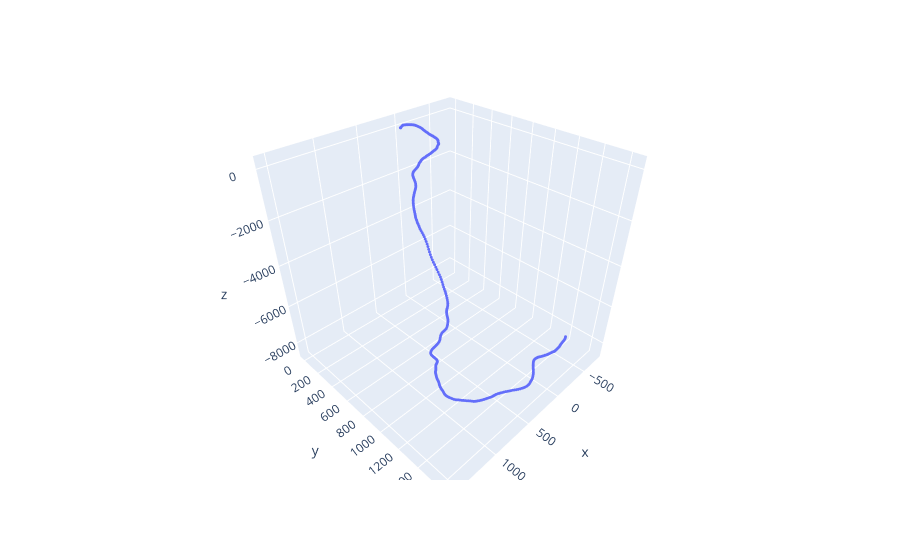

The notebook cell saved with this chart:
### Markdown cell above
## Singer Target

### Code cell
target = SingerTarget(1, 1, seed=0)

fig = ex.scatter_3d(target.true_states_df(), x='x', y='y', z='z')
fig.update_traces(marker_size = 1)
fig

### Figure 1 — Plotly figure (JSON) as saved in the notebook; plotly's stock layout.template omitted (floating-point values rounded to 4 significant figures; data arrays with more than 128 entries replaced by an {"elided": "..."} marker saying what was removed)
{"data": [{"hovertemplate": "x=%{x}<br>y=%{y}<br>z=%{z}<extra></extra>", "legendgroup": "", "marker": {"color": "#636efa", "size": 1, "symbol": "circle"}, "mode": "markers", "name": "", "scene": "scene", "showlegend": false, "type": "scatter3d", "x": {"elided": "400 float values"}, "y": {"elided": "400 float values"}, "z": {"elided": "400 float values"}}], "layout": {"autosize": true, "legend": {"tracegroupgap": 0}, "margin": {"t": 60}, "scene": {"aspectmode": "auto", "aspectratio": {"x": 1, "y": 1, "z": 1}, "camera": {"center": {"x": 0, "y": 0, "z": 0}, "eye": {"x": 1.217, "y": 1.217, "z": 1.217}, "projection": {"type": "perspective"}, "up": {"x": 0, "y": 0, "z": 1}}, "domain": {"x": [0, 1], "y": [0, 1]}, "xaxis": {"title": {"text": "x"}, "type": "linear"}, "yaxis": {"title": {"text": "y"}, "type": "linear"}, "zaxis": {"title": {"text": "z"}, "type": "linear"}}}}
